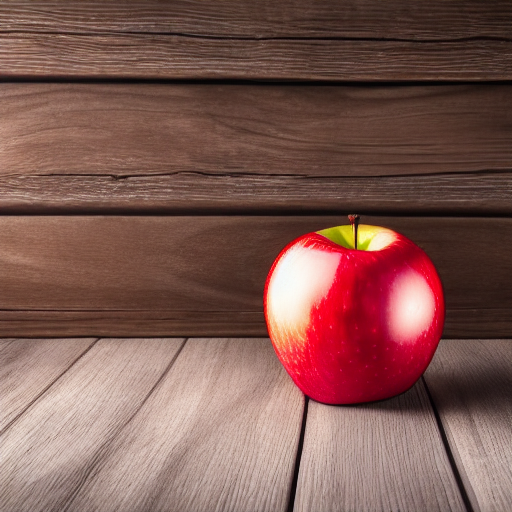
#> input picture acceptance48_text_to_image.png, 512 x 512 px, found by its file name
$ python locate_real_apple.py
#> lines starting #> are read from the running program, lines starting #| are printed output that depends on the picture; after the words box and inside, x2 and y2 are one past the last pixel; in counts of white or black regions, pixels touching at a corner belong together
from PIL import Image, ImageFilter
import numpy as np

im = Image.open("acceptance48_text_to_image.png")
#> im is the input picture: PIL image 512x512 RGB; mean R, G, B 127, 88.4, 81.4
arr = np.array(im, dtype=float)
r, g, b = arr[:,:,0], arr[:,:,1], arr[:,:,2]
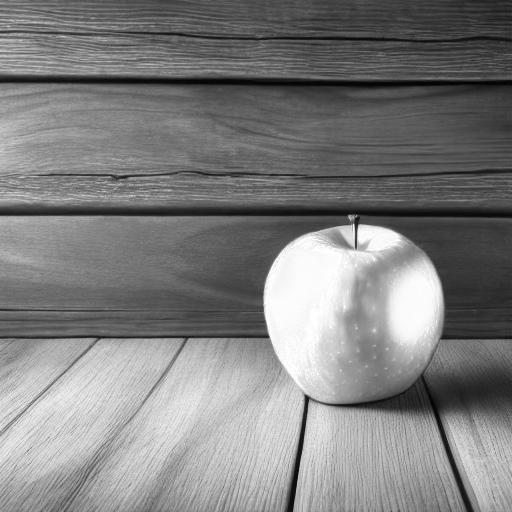
#> r: shape (512, 512) float64; min 2, max 255, mean 127
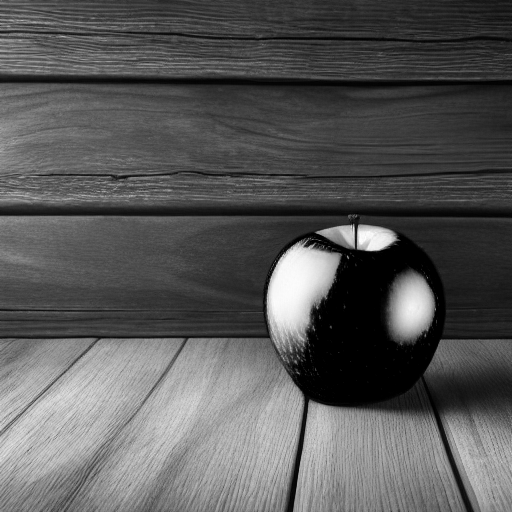
#> g: shape (512, 512) float64; min 0, max 255, mean 88.4
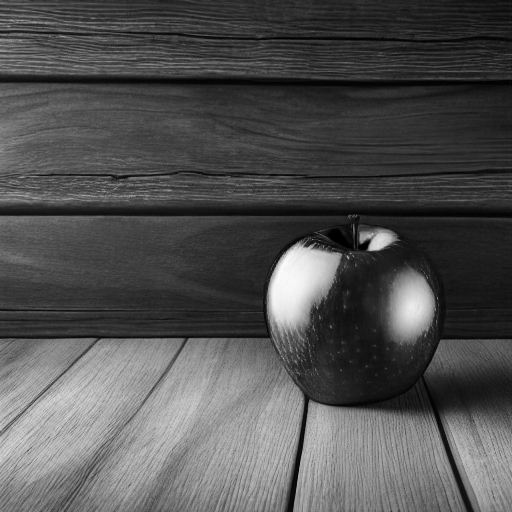
#> b: shape (512, 512) float64; min 0, max 252, mean 81.4

# Apple criterion:
# R is significantly higher than G and B
diff = (r - np.maximum(g, b))
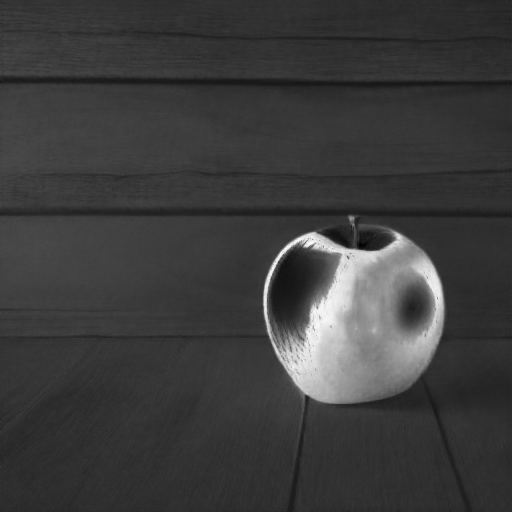
#> diff: shape (512, 512) float64; min -24, max 231, mean 36.5; drawn with min black and max white
print(f"Max (R - max(G,B)): {diff.max():.1f}, mean: {diff.mean():.1f}")
#| Max (R - max(G,B)): 231.0, mean: 36.5

# Threshold for red apple
red_mask = (diff > 45.0) & (r > 80.0)
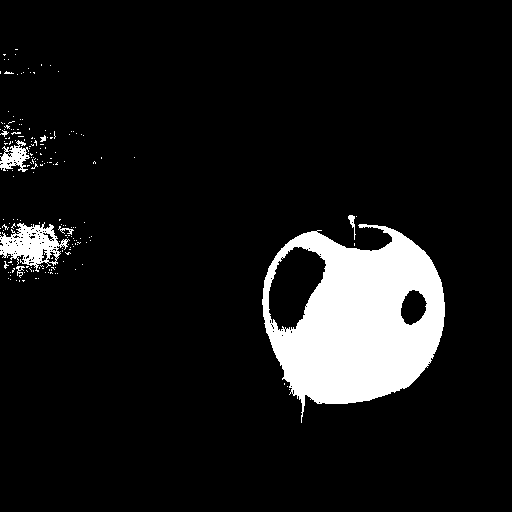
#> red_mask: shape (512, 512) bool; 9.3% white; 188 white regions (180 under 20 px), largest, box (x1, y1, x2, y2) and area: (262, 224, 445, 423) 21637, (0, 222, 70, 272) 1694, (0, 140, 30, 172) 491

# Clean up with PIL morphological filters
mask_img = Image.fromarray((red_mask.astype(np.uint8) * 255), mode="L")
# Close small holes
mask_closed = mask_img.filter(ImageFilter.MaxFilter(9)).filter(ImageFilter.MinFilter(9))
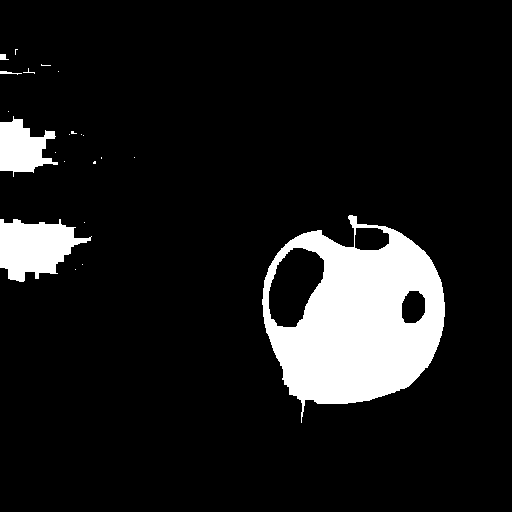
#> mask_closed: PIL image 512x512 L; 10.6% white; 22 white regions (17 under 20 px), largest, box (x1, y1, x2, y2) and area: (262, 215, 445, 423) 22036, (0, 219, 92, 282) 3607, (0, 116, 58, 177) 2072, (0, 71, 22, 75) 42, (0, 54, 9, 60) 39
mask_np = np.array(mask_closed) > 128

# Connected components using disjoint-set or simple BFS
h, w = mask_np.shape
#> h = 512; w = 512
visited = np.zeros((h, w), dtype=bool)

components = []
for y in range(h):
    for x in range(w):
        if mask_np[y, x] and not visited[y, x]:
            comp = []
            queue = [(y, x)]
            visited[y, x] = True
            while queue:
                cy, cx = queue.pop()
                comp.append((cy, cx))
                for ny, nx in ((cy-1, cx), (cy+1, cx), (cy, cx-1), (cy, cx+1)):
                    if 0 <= ny < h and 0 <= nx < w:
                        if mask_np[ny, nx] and not visited[ny, nx]:
                            visited[ny, nx] = True
                            queue.append((ny, nx))
            components.append(comp)

components.sort(key=len, reverse=True)
print(f"Total components found: {len(components)}")
#| Total components found: 23
for i, comp in enumerate(components[:5]):
    ys = [p[0] for p in comp]
    xs = [p[1] for p in comp]
    print(f"Component {i}: size={len(comp)}, BBox X=[{min(xs)}, {max(xs)}], Y=[{min(ys)}, {max(ys)}], Centroid=({np.mean(xs):.1f}, {np.mean(ys):.1f})")

$ run again, with acceptance48_comparison_grid.png copied over acceptance48_text_to_image.png
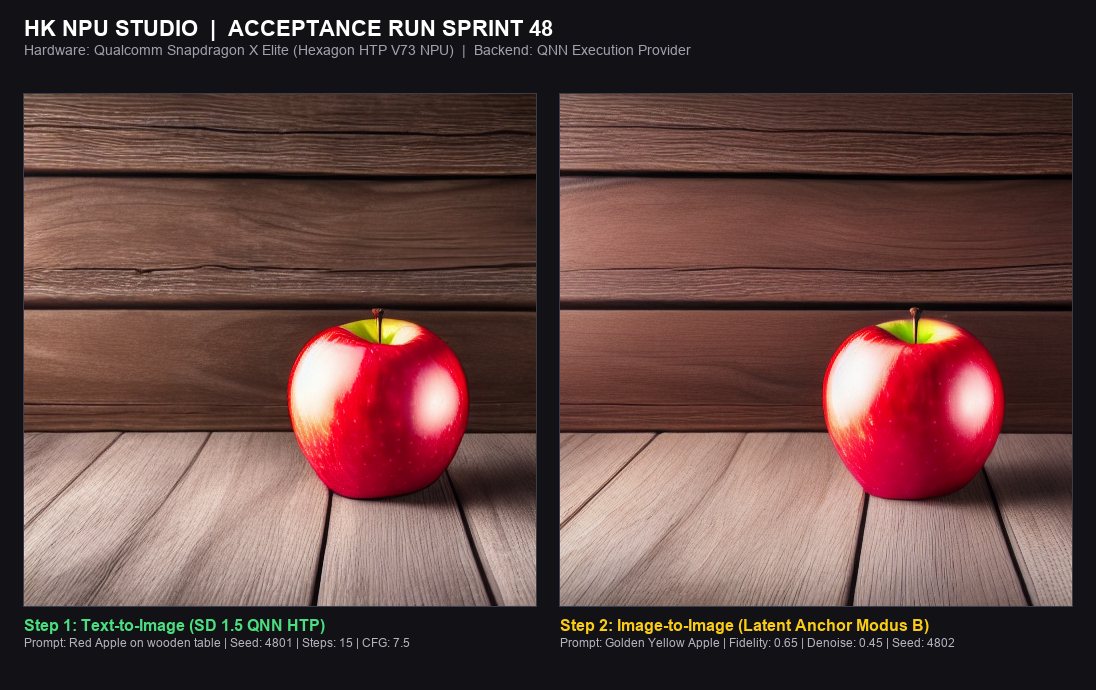
#> input picture acceptance48_comparison_grid.png, 1096 x 690 px, found by its file name
#> im is the input picture: PIL image 1096x690 RGB; mean R, G, B 96.5, 68.2, 64.8
#| Max (R - max(G,B)): 234.0, mean: 25.5
#> `red_mask = (diff > 45.0) & (r > 80.0)`:
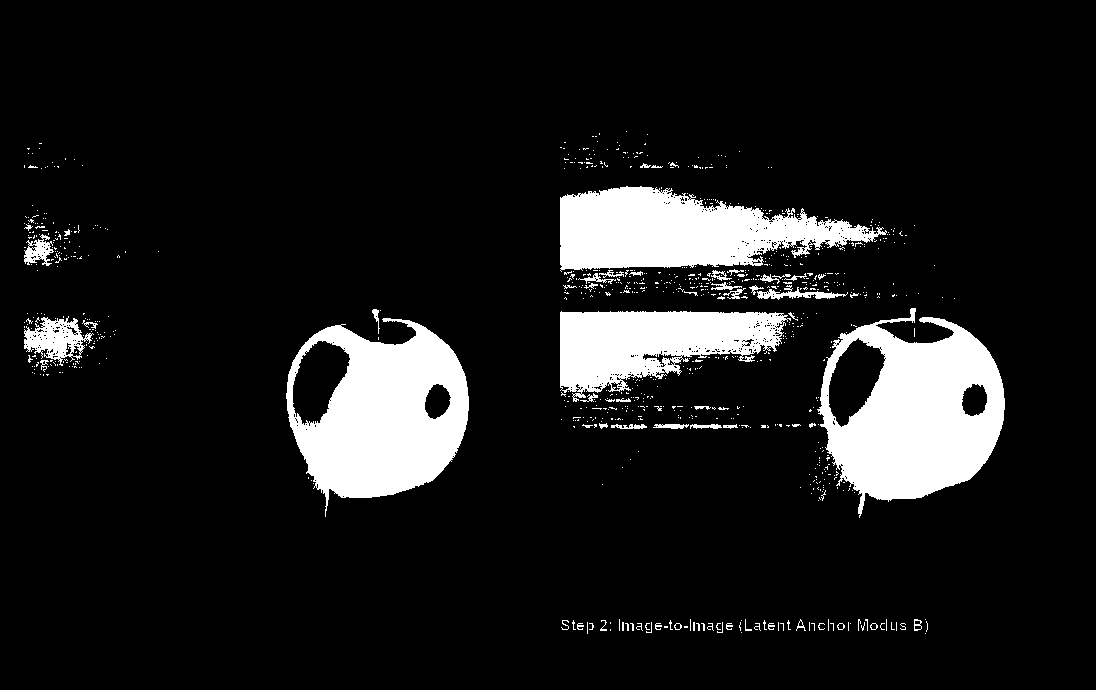
#> red_mask: shape (690, 1096) bool; 10.7% white; 852 white regions (795 under 20 px), largest, box (x1, y1, x2, y2) and area: (817, 308, 1005, 518) 22676, (286, 318, 469, 517) 21637, (560, 186, 887, 272) 16965
#> `mask_closed = mask_img.filter(ImageFilter.MaxFilter(9)).filter(ImageFi..`:
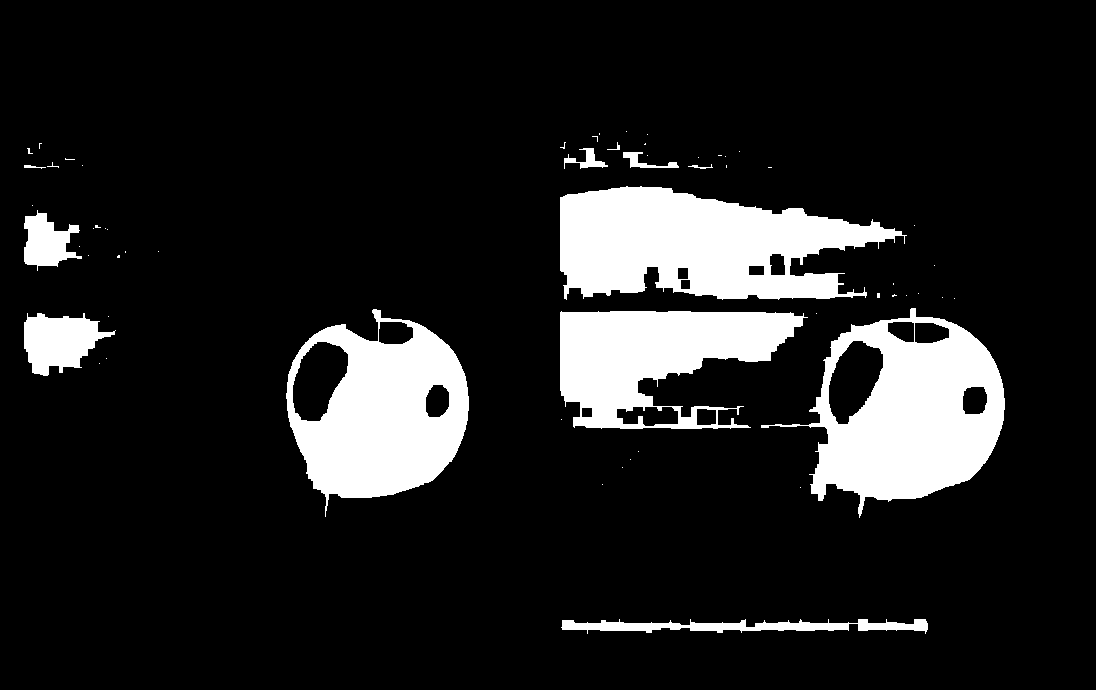
#> mask_closed: PIL image 1096x690 L; 13.1% white; 59 white regions (47 under 20 px), largest, box (x1, y1, x2, y2) and area: (560, 186, 907, 300) 25880, (761, 308, 1005, 518) 24463, (286, 309, 469, 517) 22036
#| Total components found: 60
